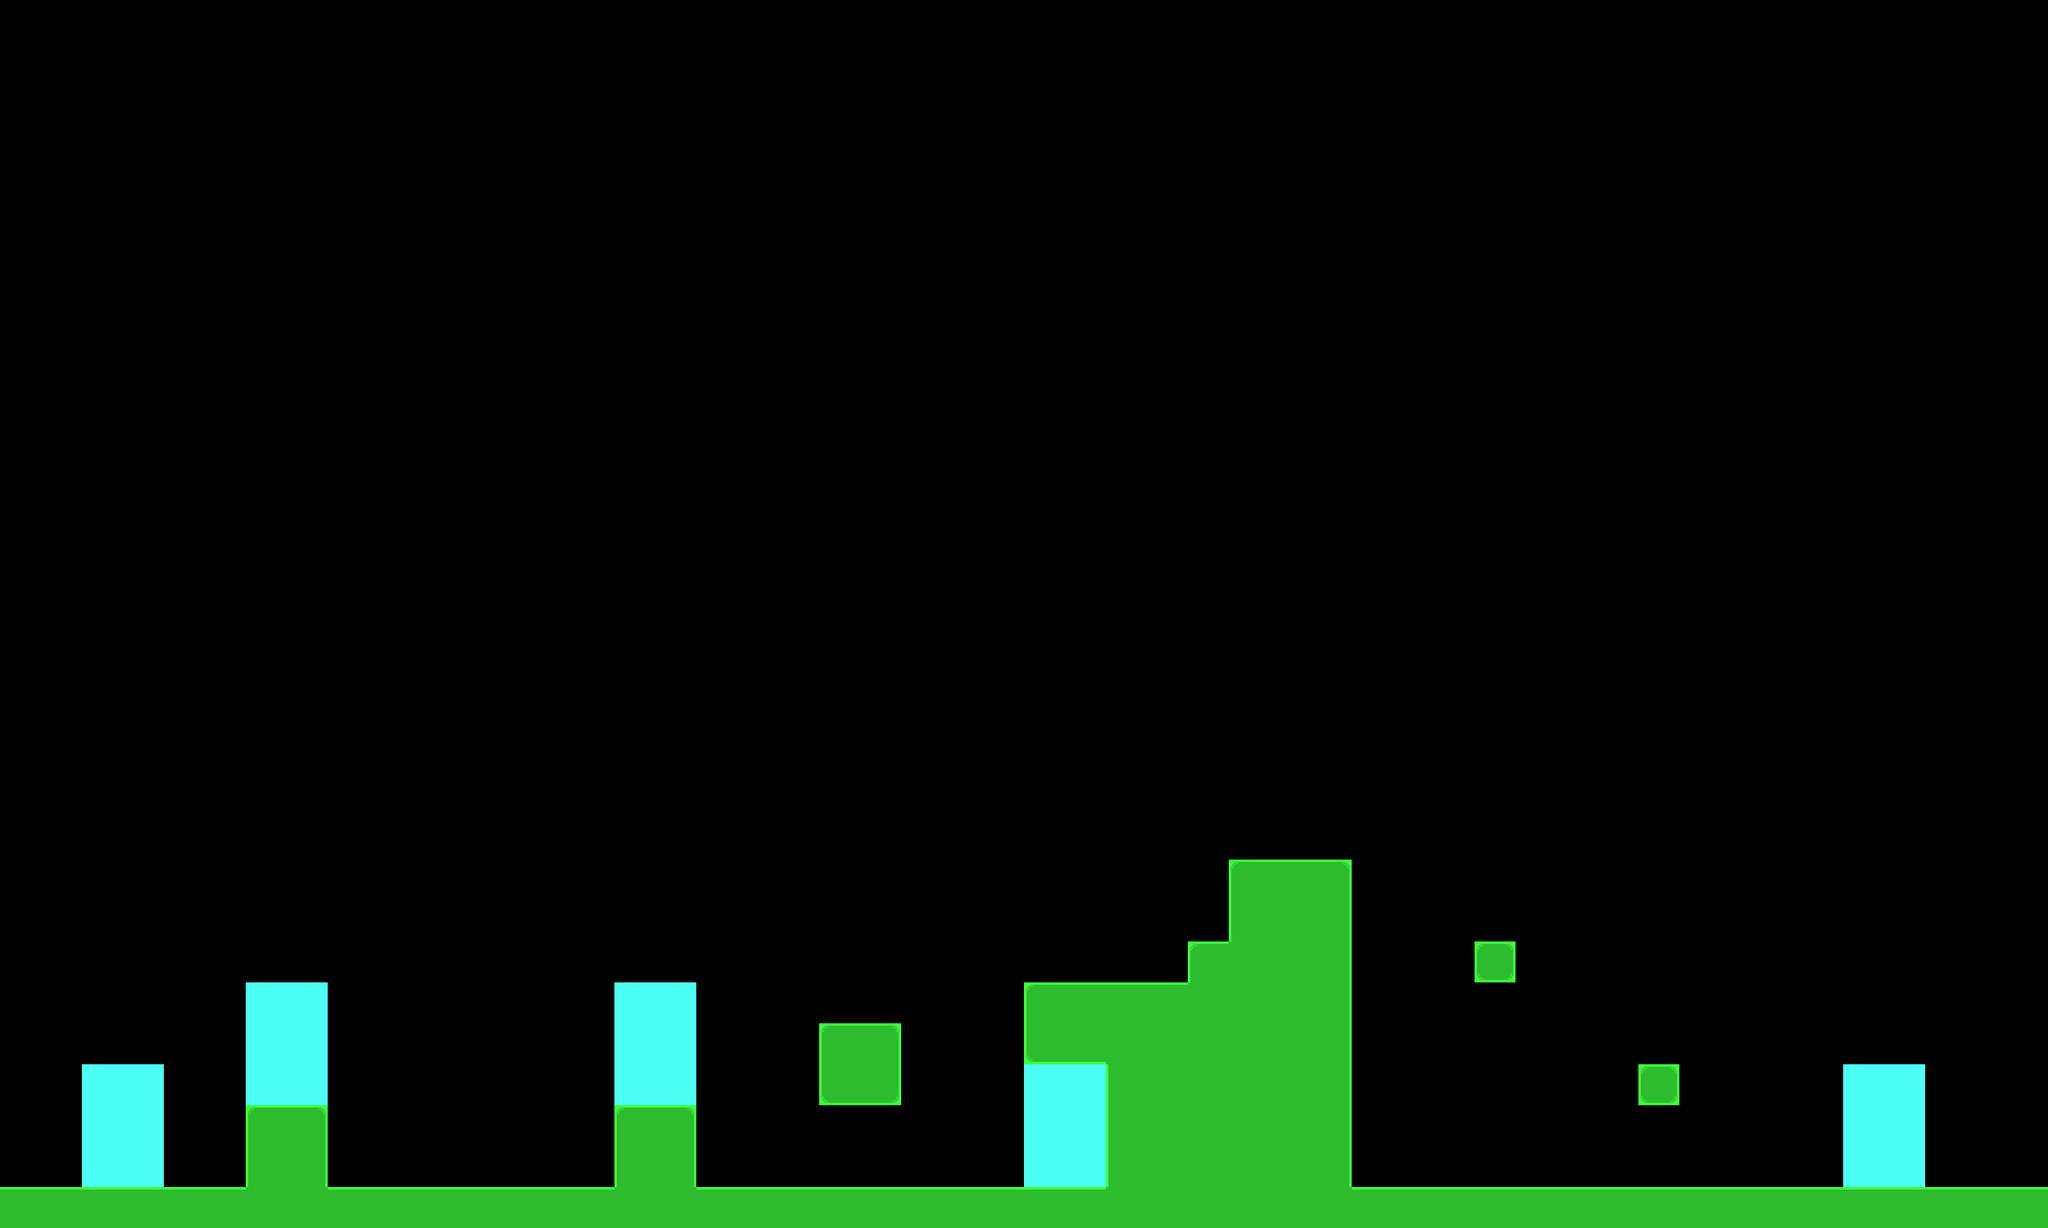

This game map was drawn from its Tiled (.tmx) file and the tilesets committed beside it. A one-line description and the full map source follow:
An orthogonal 50x30 tile map with 50x50 px tiles, 1 tile layer (tiles), 1 hidden layer not drawn, 2 tilesets.

<map version="1.10" tiledversion="1.10.2" orientation="orthogonal" renderorder="right-down" width="50" height="30" tilewidth="50" tileheight="50" infinite="0" nextlayerid="5" nextobjectid="8">
 <tileset firstgid="1" source="basic_tiles.tsx" />
 <tileset firstgid="21" source="collision.tsx" />
 <layer id="1" name="tiles" width="50" height="30">
  <data encoding="csv">
0,0,0,0,0,0,0,0,0,0,0,0,0,0,0,0,0,0,0,0,0,0,0,0,0,0,0,0,0,0,0,0,0,0,0,0,0,0,0,0,0,0,0,0,0,0,0,0,0,0,
0,0,0,0,0,0,0,0,0,0,0,0,0,0,0,0,0,0,0,0,0,0,0,0,0,0,0,0,0,0,0,0,0,0,0,0,0,0,0,0,0,0,0,0,0,0,0,0,0,0,
0,0,0,0,0,0,0,0,0,0,0,0,0,0,0,0,0,0,0,0,0,0,0,0,0,0,0,0,0,0,0,0,0,0,0,0,0,0,0,0,0,0,0,0,0,0,0,0,0,0,
0,0,0,0,0,0,0,0,0,0,0,0,0,0,0,0,0,0,0,0,0,0,0,0,0,0,0,0,0,0,0,0,0,0,0,0,0,0,0,0,0,0,0,0,0,0,0,0,0,0,
0,0,0,0,0,0,0,0,0,0,0,0,0,0,0,0,0,0,0,0,0,0,0,0,0,0,0,0,0,0,0,0,0,0,0,0,0,0,0,0,0,0,0,0,0,0,0,0,0,0,
0,0,0,0,0,0,0,0,0,0,0,0,0,0,0,0,0,0,0,0,0,0,0,0,0,0,0,0,0,0,0,0,0,0,0,0,0,0,0,0,0,0,0,0,0,0,0,0,0,0,
0,0,0,0,0,0,0,0,0,0,0,0,0,0,0,0,0,0,0,0,0,0,0,0,0,0,0,0,0,0,0,0,0,0,0,0,0,0,0,0,0,0,0,0,0,0,0,0,0,0,
0,0,0,0,0,0,0,0,0,0,0,0,0,0,0,0,0,0,0,0,0,0,0,0,0,0,0,0,0,0,0,0,0,0,0,0,0,0,0,0,0,0,0,0,0,0,0,0,0,0,
0,0,0,0,0,0,0,0,0,0,0,0,0,0,0,0,0,0,0,0,0,0,0,0,0,0,0,0,0,0,0,0,0,0,0,0,0,0,0,0,0,0,0,0,0,0,0,0,0,0,
0,0,0,0,0,0,0,0,0,0,0,0,0,0,0,0,0,0,0,0,0,0,0,0,0,0,0,0,0,0,0,0,0,0,0,0,0,0,0,0,0,0,0,0,0,0,0,0,0,0,
0,0,0,0,0,0,0,0,0,0,0,0,0,0,0,0,0,0,0,0,0,0,0,0,0,0,0,0,0,0,0,0,0,0,0,0,0,0,0,0,0,0,0,0,0,0,0,0,0,0,
0,0,0,0,0,0,0,0,0,0,0,0,0,0,0,0,0,0,0,0,0,0,0,0,0,0,0,0,0,0,0,0,0,0,0,0,0,0,0,0,0,0,0,0,0,0,0,0,0,0,
0,0,0,0,0,0,0,0,0,0,0,0,0,0,0,0,0,0,0,0,0,0,0,0,0,0,0,0,0,0,0,0,0,0,0,0,0,0,0,0,0,0,0,0,0,0,0,0,0,0,
0,0,0,0,0,0,0,0,0,0,0,0,0,0,0,0,0,0,0,0,0,0,0,0,0,0,0,0,0,0,0,0,0,0,0,0,0,0,0,0,0,0,0,0,0,0,0,0,0,0,
0,0,0,0,0,0,0,0,0,0,0,0,0,0,0,0,0,0,0,0,0,0,0,0,0,0,0,0,0,0,0,0,0,0,0,0,0,0,0,0,0,0,0,0,0,0,0,0,0,0,
0,0,0,0,0,0,0,0,0,0,0,0,0,0,0,0,0,0,0,0,0,0,0,0,0,0,0,0,0,0,0,0,0,0,0,0,0,0,0,0,0,0,0,0,0,0,0,0,0,0,
0,0,0,0,0,0,0,0,0,0,0,0,0,0,0,0,0,0,0,0,0,0,0,0,0,0,0,0,0,0,0,0,0,0,0,0,0,0,0,0,0,0,0,0,0,0,0,0,0,0,
0,0,0,0,0,0,0,0,0,0,0,0,0,0,0,0,0,0,0,0,0,0,0,0,0,0,0,0,0,0,0,0,0,0,0,0,0,0,0,0,0,0,0,0,0,0,0,0,0,0,
0,0,0,0,0,0,0,0,0,0,0,0,0,0,0,0,0,0,0,0,0,0,0,0,0,0,0,0,0,0,0,0,0,0,0,0,0,0,0,0,0,0,0,0,0,0,0,0,0,0,
0,0,0,0,0,0,0,0,0,0,0,0,0,0,0,0,0,0,0,0,0,0,0,0,0,0,0,0,0,0,0,0,0,0,0,0,0,0,0,0,0,0,0,0,0,0,0,0,0,0,
0,0,0,0,0,0,0,0,0,0,0,0,0,0,0,0,0,0,0,0,0,0,0,0,0,0,0,0,0,0,0,0,0,0,0,0,0,0,0,0,0,0,0,0,0,0,0,0,0,0,
0,0,0,0,0,0,0,0,0,0,0,0,0,0,0,0,0,0,0,0,0,0,0,0,0,0,0,0,0,0,6,7,8,0,0,0,0,0,0,0,0,0,0,0,0,0,0,0,0,0,
0,0,0,0,0,0,0,0,0,0,0,0,0,0,0,0,0,0,0,0,0,0,0,0,0,0,0,0,0,0,11,12,13,0,0,0,0,0,0,0,0,0,0,0,0,0,0,0,0,0,
0,0,0,0,0,0,0,0,0,0,0,0,0,0,0,0,0,0,0,0,0,0,0,0,0,0,0,0,0,6,12,12,13,0,0,0,1,0,0,0,0,0,0,0,0,0,0,0,0,0,
0,0,0,0,0,0,20,20,0,0,0,0,0,0,0,20,20,0,0,0,0,0,0,0,0,6,7,7,7,12,12,12,13,0,0,0,0,0,0,0,0,0,0,0,0,0,0,0,0,0,
0,0,0,0,0,0,20,20,0,0,0,0,0,0,0,20,20,0,0,0,6,8,0,0,0,16,17,12,12,12,12,12,13,0,0,0,0,0,0,0,0,0,0,0,0,0,0,0,0,0,
0,0,20,20,0,0,20,20,0,0,0,0,0,0,0,20,20,0,0,0,16,18,0,0,0,20,20,11,12,12,12,12,13,0,0,0,0,0,0,0,1,0,0,0,0,20,20,0,0,0,
0,0,20,20,0,0,6,8,0,0,0,0,0,0,0,6,8,0,0,0,0,0,0,0,0,20,20,11,12,12,12,12,13,0,0,0,0,0,0,0,0,0,0,0,0,20,20,0,0,0,
0,0,20,20,0,0,11,13,0,0,0,0,0,0,0,11,13,0,0,0,0,0,0,0,0,20,20,11,12,12,12,12,13,0,0,0,0,0,0,0,0,0,0,0,0,20,20,0,0,0,
7,7,7,7,7,7,12,12,7,7,7,7,7,7,7,12,12,7,7,7,7,7,7,7,7,7,7,12,12,12,12,12,12,7,7,7,7,7,7,7,7,7,7,7,7,7,7,7,7,7
</data>
 </layer>
 <layer id="2" name="collision" width="50" height="30" visible="0" opacity="0.34">
  <data encoding="csv">
0,0,0,0,0,0,0,0,0,0,0,0,0,0,0,0,0,0,0,0,0,0,0,0,0,0,0,0,0,0,0,0,0,0,0,0,0,0,0,0,0,0,0,0,0,0,0,0,0,0,
0,0,0,0,0,0,0,0,0,0,0,0,0,0,0,0,0,0,0,0,0,0,0,0,0,0,0,0,0,0,0,0,0,0,0,0,0,0,0,0,0,0,0,0,0,0,0,0,0,0,
0,0,0,0,0,0,0,0,0,0,0,0,0,0,0,0,0,0,0,0,0,0,0,0,0,0,0,0,0,0,0,0,0,0,0,0,0,0,0,0,0,0,0,0,0,0,0,0,0,0,
0,0,0,0,0,0,0,0,0,0,0,0,0,0,0,0,0,0,0,0,0,0,0,0,0,0,0,0,0,0,0,0,0,0,0,0,0,0,0,0,0,0,0,0,0,0,0,0,0,0,
0,0,0,0,0,0,0,0,0,0,0,0,0,0,0,0,0,0,0,0,0,0,0,0,0,0,0,0,0,0,0,0,0,0,0,0,0,0,0,0,0,0,0,0,0,0,0,0,0,0,
0,0,0,0,0,0,0,0,0,0,0,0,0,0,0,0,0,0,0,0,0,0,0,0,0,0,0,0,0,0,0,0,0,0,0,0,0,0,0,0,0,0,0,0,0,0,0,0,0,0,
0,0,0,0,0,0,0,0,0,0,0,0,0,0,0,0,0,0,0,0,0,0,0,0,0,0,0,0,0,0,0,0,0,0,0,0,0,0,0,0,0,0,0,0,0,0,0,0,0,0,
0,0,0,0,0,0,0,0,0,0,0,0,0,0,0,0,0,0,0,0,0,0,0,0,0,0,0,0,0,0,0,0,0,0,0,0,0,0,0,0,0,0,0,0,0,0,0,0,0,0,
0,0,0,0,0,0,0,0,0,0,0,0,0,0,0,0,0,0,0,0,0,0,0,0,0,0,0,0,0,0,0,0,0,0,0,0,0,0,0,0,0,0,0,0,0,0,0,0,0,0,
0,0,0,0,0,0,0,0,0,0,0,0,0,0,0,0,0,0,0,0,0,0,0,0,0,0,0,0,0,0,0,0,0,0,0,0,0,0,0,0,0,0,0,0,0,0,0,0,0,0,
0,0,0,0,0,0,0,0,0,0,0,0,0,0,0,0,0,0,0,0,0,0,0,0,0,0,0,0,0,0,0,0,0,0,0,0,0,0,0,0,0,0,0,0,0,0,0,0,0,0,
0,0,0,0,0,0,0,0,0,0,0,0,0,0,0,0,0,0,0,0,0,0,0,0,0,0,0,0,0,0,0,0,0,0,0,0,0,0,0,0,0,0,0,0,0,0,0,0,0,0,
0,0,0,0,0,0,0,0,0,0,0,0,0,0,0,0,0,0,0,0,0,0,0,0,0,0,0,0,0,0,0,0,0,0,0,0,0,0,0,0,0,0,0,0,0,0,0,0,0,0,
0,0,0,0,0,0,0,0,0,0,0,0,0,0,0,0,0,0,0,0,0,0,0,0,0,0,0,0,0,0,0,0,0,0,0,0,0,0,0,0,0,0,0,0,0,0,0,0,0,0,
0,0,0,0,0,0,0,0,0,0,0,0,0,0,0,0,0,0,0,0,0,0,0,0,0,0,0,0,0,0,0,0,0,0,0,0,0,0,0,0,0,0,0,0,0,0,0,0,0,0,
0,0,0,0,0,0,0,0,0,0,0,0,0,0,0,0,0,0,0,0,0,0,0,0,0,0,0,0,0,0,0,0,0,0,0,0,0,0,0,0,0,0,0,0,0,0,0,0,0,0,
0,0,0,0,0,0,0,0,0,0,0,0,0,0,0,0,0,0,0,0,0,0,0,0,0,0,0,0,0,0,0,0,0,0,0,0,0,0,0,0,0,0,0,0,0,0,0,0,0,0,
0,0,0,0,0,0,0,0,0,0,0,0,0,0,0,0,0,0,0,0,0,0,0,0,0,0,0,0,0,0,0,0,0,0,0,0,0,0,0,0,0,0,0,0,0,0,0,0,0,0,
0,0,0,0,0,0,0,0,0,0,0,0,0,0,0,0,0,0,0,0,0,0,0,0,0,0,0,0,0,0,0,0,0,0,0,0,0,0,0,0,0,0,0,0,0,0,0,0,0,0,
0,0,0,0,0,0,0,0,0,0,0,0,0,0,0,0,0,0,0,0,0,0,0,0,0,0,0,0,0,0,0,0,0,0,0,0,0,0,0,0,0,0,0,0,0,0,0,0,0,0,
0,0,0,0,0,0,0,21,0,0,0,0,21,0,0,0,0,0,0,0,0,0,0,0,0,0,0,0,0,0,0,0,0,0,0,0,0,0,0,0,0,0,0,0,0,0,0,0,0,0,
0,0,0,0,0,0,0,21,0,0,0,0,21,0,0,0,0,0,0,0,0,0,0,0,0,0,0,0,0,0,22,22,22,0,0,0,0,0,0,0,0,0,0,0,0,0,0,0,0,0,
0,0,0,0,0,0,0,21,0,0,0,0,21,0,0,0,0,0,0,0,0,0,0,0,0,0,0,0,0,0,22,22,22,0,0,0,0,0,0,0,0,0,0,0,0,0,0,0,0,0,
0,0,0,0,0,0,0,21,0,0,0,0,21,0,0,0,0,0,0,0,0,0,0,0,0,0,0,0,0,22,22,22,22,0,0,0,22,0,0,0,0,0,0,0,0,0,0,0,0,0,
0,0,0,0,0,0,0,21,0,0,0,0,21,0,0,0,0,0,0,0,0,0,0,0,0,22,22,22,22,22,22,22,22,0,0,0,0,0,0,0,0,0,0,0,0,0,0,0,0,0,
0,0,0,0,0,0,0,21,0,0,0,0,21,0,0,0,0,0,0,0,22,22,0,0,0,22,22,22,22,22,22,22,22,0,0,0,0,0,0,0,0,0,0,0,0,0,0,0,0,0,
0,0,0,0,0,0,0,21,0,0,0,0,21,0,0,0,0,0,0,0,22,22,0,0,0,0,0,22,22,22,22,22,22,0,0,0,0,0,0,0,22,0,0,0,0,0,0,0,0,0,
0,0,0,0,0,0,22,22,0,0,0,0,21,0,0,22,22,0,0,0,0,0,0,0,0,0,0,22,22,22,22,22,22,0,0,0,0,0,0,0,0,0,0,0,0,0,0,0,0,0,
0,0,0,0,0,0,22,22,0,0,0,0,21,0,0,22,22,0,0,0,0,0,0,0,0,0,0,22,22,22,22,22,22,0,0,0,0,0,0,0,0,0,0,0,0,0,0,0,0,0,
22,22,22,22,22,22,22,22,22,22,22,22,22,22,22,22,22,22,22,22,22,22,22,22,22,22,22,22,22,22,22,22,22,22,22,22,22,22,22,22,22,22,22,22,22,22,22,22,22,22
</data>
 </layer>
</map>
